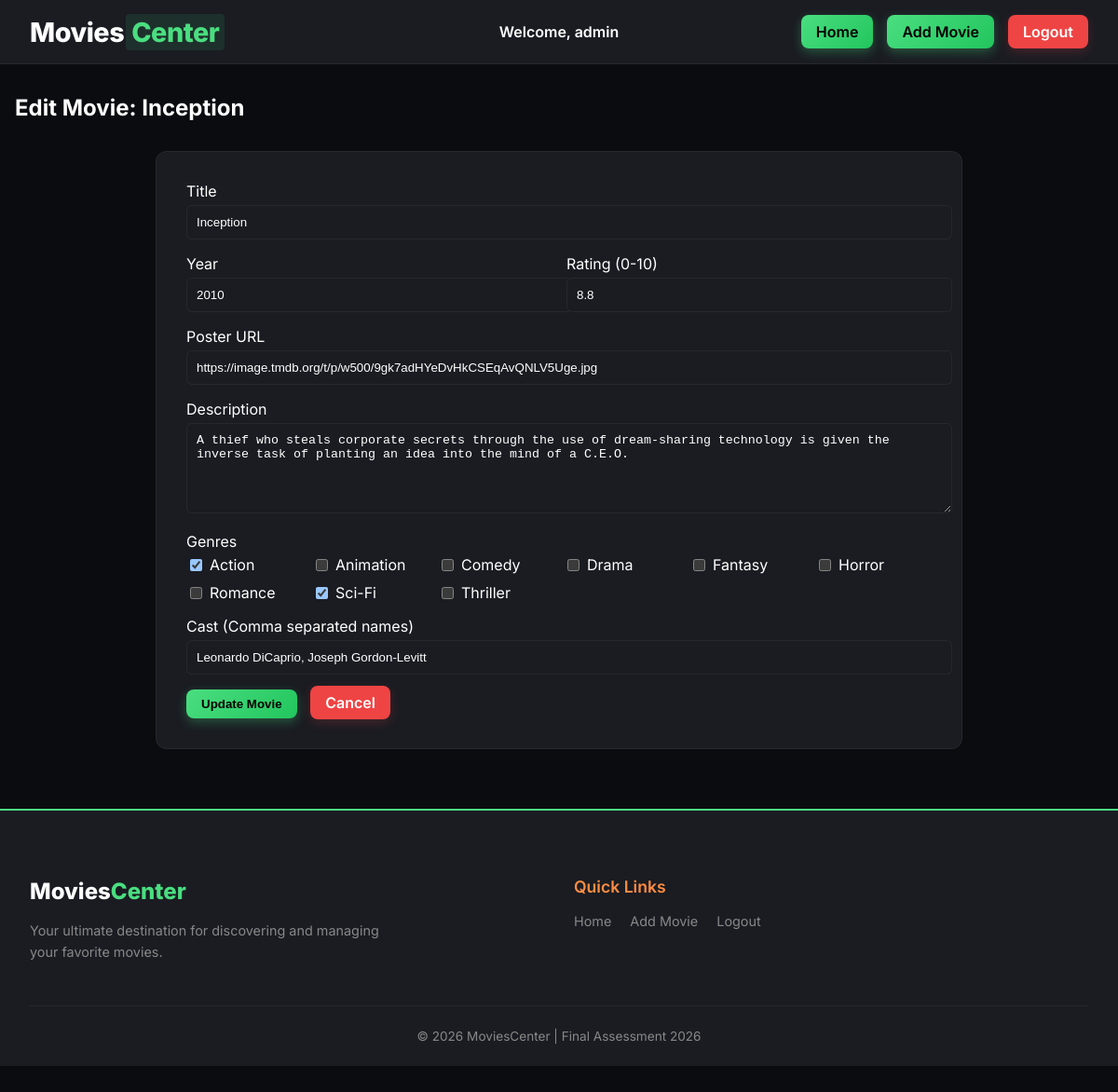
The app's page /edit.php?id=1 (signed in) with its own data.
### tables this page shows
CREATE TABLE IF NOT EXISTS movies (
    id INT AUTO_INCREMENT PRIMARY KEY,
    title VARCHAR(255) NOT NULL,
    release_year INT NOT NULL,
    rating DECIMAL(3, 1) NOT NULL,
    description TEXT,
    poster_url VARCHAR(2048),
    wrapper_image_url VARCHAR(2048),
    created_at TIMESTAMP DEFAULT CURRENT_TIMESTAMP
);

CREATE TABLE IF NOT EXISTS genres (
    id INT AUTO_INCREMENT PRIMARY KEY,
    name VARCHAR(50) NOT NULL UNIQUE
);

### includes/functions.php (called while the page is built, shortened)
<?php
function h($string)
{
    return htmlspecialchars($string, ENT_QUOTES, 'UTF-8');
}
function is_admin_logged_in()
{
    return isset($_SESSION['admin_logged_in']) && $_SESSION['admin_logged_in'] === true;
}
?>

### public/edit.php (the view, shortened to what this page needs)
<?php
require_once __DIR__ . '/../includes/header.php';
require_once __DIR__ . '/../config/db.php';
$id = $_GET['id'] ?? null;
$stmt = $pdo->prepare("SELECT * FROM movies WHERE id = ?");
$stmt->execute([$id]);
$movie = $stmt->fetch();
$stmtG = $pdo->prepare("SELECT genre_id FROM movie_genres WHERE movie_id = ?");
$stmtG->execute([$id]);
$currentGenres = $stmtG->fetchAll(PDO::FETCH_COLUMN);
$stmtC = $pdo->prepare("SELECT c.name FROM cast_members c JOIN movie_cast mc ON c.id = mc.cast_id WHERE mc.movie_id = ?");
$stmtC->execute([$id]);
$currentCast = $stmtC->fetchAll(PDO::FETCH_COLUMN);
$currentCastStr = implode(', ', $currentCast);
$stmtGenres = $pdo->query("SELECT * FROM genres ORDER BY name");
$allGenres = $stmtGenres->fetchAll();
?>
<h2 style="margin-bottom: 2rem;">Edit Movie:
    <?= h($movie['title']) ?>
</h2>
<div class="movie-card" style="padding: 2rem; max-width: 800px; margin: 0 auto;">
    <form method="POST" action="">
        <div style="margin-bottom: 1rem;">
            <label>Title</label>
            <input type="text" name="title" class="form-input" value="<?= h($movie['title']) ?>" required>
        </div>
        <div style="display: flex; gap: 1rem; margin-bottom: 1rem;">
            <div style="flex: 1;">
                <label>Year</label>
                <input type="number" name="year" class="form-input" value="<?= h($movie['release_year']) ?>" required>
            </div>
            <div style="flex: 1;">
                <label>Rating (0-10)</label>
                <input type="number" name="rating" class="form-input" value="<?= h($movie['rating']) ?>" required
                    step="0.1">
            </div>
        </div>
        <div style="margin-bottom: 1rem;">
            <label>Poster URL</label>
            <input type="url" name="poster_url" class="form-input" value="<?= h($movie['poster_url']) ?>">
        </div>
        <div style="margin-bottom: 1rem;">
            <label>Description</label>
            <textarea name="description" class="form-input" rows="5"><?= h($movie['description']) ?></textarea>
        </div>
        <div style="margin-bottom: 1rem;">
            <label>Genres</label>
            <div
                style="display: grid; grid-template-columns: repeat(auto-fill, minmax(120px, 1fr)); gap: 10px; margin-top: 5px;">
                <?php foreach ($allGenres as $g): ?>
                    <label style="display: flex; align-items: center; gap: 5px; cursor: pointer;">
                        <input type="checkbox" name="genres[]" value="<?= $g['id'] ?>" <?= in_array($g['id'], $currentGenres) ? 'checked' : '' ?>>
                        <?= h($g['name']) ?>
                    </label>
                <?php endforeach; ?>
            </div>
        </div>
        <div style="margin-bottom: 1rem;">
            <label>Cast (Comma separated names)</label>
            <input type="text" name="cast" class="form-input" value="<?= h($currentCastStr) ?>">
        </div>
        <button type="submit" class="btn btn-primary">Update Movie</button>
        <a href="index.php" class="btn btn-danger" style="text-decoration: none; margin-left: 10px;">Cancel</a>
    </form>
</div>
<?php require_once __DIR__ . '/../includes/footer.php'; ?>

### includes/header.php (shortened to what this page needs)
<?php
require_once __DIR__ . '/functions.php';
?>
<!DOCTYPE html>
<html lang="en">
<head>
    <link rel="stylesheet" href="assets/css/style.css?v=1.8">
</head>
<body>
    <nav class="navbar">
        <a href="index.php" class="logo">Movies<span>Center</span></a>
        <div class="nav-container" id="nav-menu">
            <?php if (isset($_SESSION['user_id'])): ?>
                <span class="welcome-text">Welcome, <?= h($_SESSION['username'] ?? 'User') ?></span>
            <?php endif; ?>
            <div class="nav-links">
                <a href="index.php" class="btn btn-primary">Home</a>
                <?php if (is_admin_logged_in()): ?>
                    <a href="add.php" class="btn btn-primary">Add Movie</a>
                <?php endif; ?>
                <?php if (isset($_SESSION['user_id'])): ?>
                    <a href="logout.php" class="btn btn-danger">Logout</a>
                <?php else: ?>
                    <a href="login.php" class="btn btn-primary">Login</a>
                    <a href="register.php" class="btn btn-primary">Sign Up</a>
                <?php endif; ?>
            </div>
        </div>
    </nav>
    <div class="container">

### includes/footer.php (shortened to what this page needs)
</div>
<footer class="footer">
    <div class="footer-content">
        <div class="footer-section">
            <h3 class="footer-logo">Movies<span>Center</span></h3>
            <p>Your ultimate destination for discovering and managing your favorite movies.</p>
        </div>
        <div class="footer-section">
            <h4>Quick Links</h4>
            <ul class="footer-links">
                <li><a href="index.php">Home</a></li>
                <?php if (isset($_SESSION['user_id']) && is_admin_logged_in()): ?>
                    <li><a href="add.php">Add Movie</a></li>
                <?php endif; ?>
                <?php if (!isset($_SESSION['user_id'])): ?>
                    <li><a href="login.php">Login</a></li>
                    <li><a href="register.php">Register</a></li>
                <?php else: ?>
                    <li><a href="logout.php">Logout</a></li>
                <?php endif; ?>
            </ul>
        </div>
    </div>
    <div class="footer-bottom">
        <p>&copy; <?= date('Y') ?> MoviesCenter | Final Assessment 2026</p>
    </div>
</footer>
</body>
</html>

### public/assets/css/style.css (style rules this page uses)
:root { color-scheme: dark; --bg-color: #0b0c10; --card-bg: #1a1c22; --primary: #4ade80; --secondary: #ff8c42; --danger: #ef4444; --text-main: #ffffff; --text-muted: #888888; --border: rgba(255, 255, 255, 0.05); --glass: rgba(255, 255, 255, 0.02); --font-family: 'Inter', sans-serif; --btn-gradient-primary: linear-gradient(135deg, #4ade80, #22c55e); --btn-gradient-secondary: linear-gradient(135deg, #ff8c42, #ff6b1a); }
body { background-color: var(--bg-color); color: var(--text-main); font-family: var(--font-family); margin: 0; padding-bottom: 50px; }
a { text-decoration: none; color: inherit; }
.welcome-text { font-weight: 600; color: var(--text-main); white-space: nowrap; position: absolute; left: 50%; transform: translateX(-50%); }
.navbar { background: var(--card-bg); backdrop-filter: blur(10px); border-bottom: 1px solid var(--border); padding: 1rem 2rem; display: flex; justify-content: space-between; align-items: center; position: sticky; top: 0; z-index: 1000; }
.logo { font-size: 1.8rem; font-weight: 800; color: #fff; letter-spacing: -0.5px; }
.logo span { color: var(--primary); background: rgba(74, 222, 128, 0.1); padding: 2px 6px; border-radius: 4px; margin-left: 2px; }
.nav-container { display: flex; align-items: center; gap: 20px; }
.nav-links { display: flex; gap: 15px; }
.nav-links a { color: #000; transition: 0.3s; }
.btn { padding: 0.5rem 1rem; border-radius: 8px; border: none; cursor: pointer; font-weight: 600; transition: 0.2s; }
.btn-primary { background: var(--btn-gradient-primary); color: #000 !important; border: none; box-shadow: 0 4px 12px rgba(74, 222, 128, 0.3); font-weight: 600; }
.btn-danger { background: var(--danger); color: #fff !important; box-shadow: 0 4px 12px rgba(239, 68, 68, 0.2); }
.container { max-width: 1200px; margin: 2rem auto; padding: 0 1rem; }
.form-input { width: 100%; padding: 10px; margin-top: 5px; background-color: #1a1c22 !important; border: 1px solid var(--border); color: #ffffff !important; border-radius: 6px; outline: none; }
.movie-card { background: var(--card-bg); border: 1px solid var(--border); border-radius: 12px; overflow: hidden; transition: transform 0.3s; position: relative; backdrop-filter: blur(5px); display: flex; flex-direction: column; height: 100%; }
.footer { background: var(--card-bg); border-top: 2px solid var(--primary); margin-top: 4rem; padding: 3rem 2rem 1.5rem; }
.footer-content { max-width: 1200px; margin: 0 auto; display: flex; justify-content: space-between; gap: 2rem; margin-bottom: 2rem; }
.footer-section { flex: 1; }
.footer-section h3.footer-logo { font-size: 1.5rem; font-weight: 800; color: #fff; margin-bottom: 1rem; }
.footer-section h3.footer-logo span { color: var(--primary); }
.footer-section h4 { color: var(--secondary); font-size: 1.1rem; margin-bottom: 1rem; font-weight: 600; }
.footer-section p { color: var(--text-muted); line-height: 1.6; font-size: 0.9rem; max-width: 400px; }
.footer-links { list-style: none; padding: 0; margin: 0; display: flex; gap: 20px; }
.footer-links a { color: var(--text-muted); transition: color 0.3s; font-size: 0.9rem; }
.footer-bottom { border-top: 1px solid var(--border); padding-top: 1.5rem; text-align: center; }
.footer-bottom p { color: var(--text-muted); font-size: 0.85rem; margin: 0; }

### records on screen
movies: title "Inception", year "2010", rating "8.8", poster_url "https://image.tmdb.org/t/p/w500/9gk7adHYeDvHkCSEqAvQNLV5Uge.jpg", description "A thief who steals corporate secrets through the use of dream-sharing technology is given the inverse task of planting an idea into the mind of a C.E.O."
genres: id "☑", name "Action"
genres: name "Animation"
genres: name "Comedy"
genres: name "Drama"
genres: name "Fantasy"
genres: name "Horror"
genres: name "Romance"
genres: id "☑", name "Sci-Fi"
genres: name "Thriller"

### other values on screen
$_SESSION['username'] "admin"
